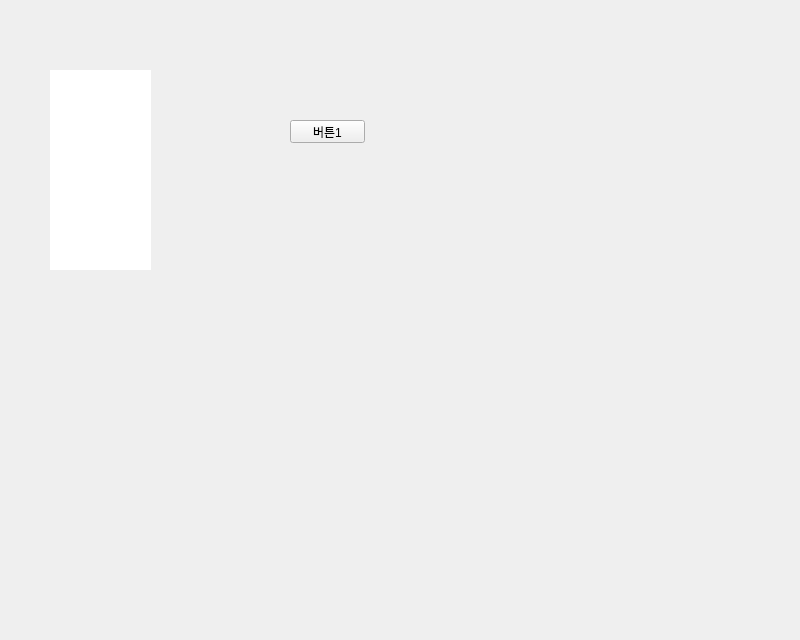
<?xml version="1.0" encoding="UTF-8"?>
<ui version="4.0">
 <class>Form</class>
 <widget class="QWidget" name="Form">
  <property name="geometry">
   <rect>
    <x>0</x>
    <y>0</y>
    <width>800</width>
    <height>640</height>
   </rect>
  </property>
  <property name="windowTitle">
   <string>Form</string>
  </property>
  <widget class="QStackedWidget" name="stackWidget">
   <property name="enabled">
    <bool>true</bool>
   </property>
   <property name="geometry">
    <rect>
     <x>250</x>
     <y>80</y>
     <width>150</width>
     <height>200</height>
    </rect>
   </property>
   <property name="sizePolicy">
    <sizepolicy hsizetype="Fixed" vsizetype="Fixed">
     <horstretch>0</horstretch>
     <verstretch>0</verstretch>
    </sizepolicy>
   </property>
   <property name="baseSize">
    <size>
     <width>150</width>
     <height>200</height>
    </size>
   </property>
   <property name="currentIndex">
    <number>0</number>
   </property>
   <widget class="QWidget" name="widget_1">
    <property name="sizePolicy">
     <sizepolicy hsizetype="Fixed" vsizetype="Fixed">
      <horstretch>0</horstretch>
      <verstretch>0</verstretch>
     </sizepolicy>
    </property>
    <widget class="QPushButton" name="pushButton">
     <property name="geometry">
      <rect>
       <x>40</x>
       <y>40</y>
       <width>75</width>
       <height>23</height>
      </rect>
     </property>
     <property name="text">
      <string>버튼1</string>
     </property>
    </widget>
   </widget>
   <widget class="QWidget" name="widget_2">
    <property name="sizePolicy">
     <sizepolicy hsizetype="Fixed" vsizetype="Fixed">
      <horstretch>0</horstretch>
      <verstretch>0</verstretch>
     </sizepolicy>
    </property>
    <widget class="QLabel" name="label">
     <property name="geometry">
      <rect>
       <x>50</x>
       <y>80</y>
       <width>54</width>
       <height>11</height>
      </rect>
     </property>
     <property name="text">
      <string>TextLabel</string>
     </property>
    </widget>
   </widget>
  </widget>
  <widget class="QWidget" name="layoutWidget">
   <property name="geometry">
    <rect>
     <x>0</x>
     <y>0</y>
     <width>2</width>
     <height>2</height>
    </rect>
   </property>
   <layout class="QHBoxLayout" name="horizontalLayout"/>
  </widget>
  <widget class="QListView" name="listView">
   <property name="geometry">
    <rect>
     <x>50</x>
     <y>70</y>
     <width>101</width>
     <height>200</height>
    </rect>
   </property>
   <property name="sizePolicy">
    <sizepolicy hsizetype="Fixed" vsizetype="Fixed">
     <horstretch>0</horstretch>
     <verstretch>0</verstretch>
    </sizepolicy>
   </property>
   <property name="font">
    <font>
     <pointsize>12</pointsize>
    </font>
   </property>
   <property name="styleSheet">
    <string notr="true">QListView {
	border: none;
}</string>
   </property>
   <property name="horizontalScrollBarPolicy">
    <enum>Qt::ScrollBarAsNeeded</enum>
   </property>
  </widget>
 </widget>
 <resources/>
 <connections/>
</ui>
